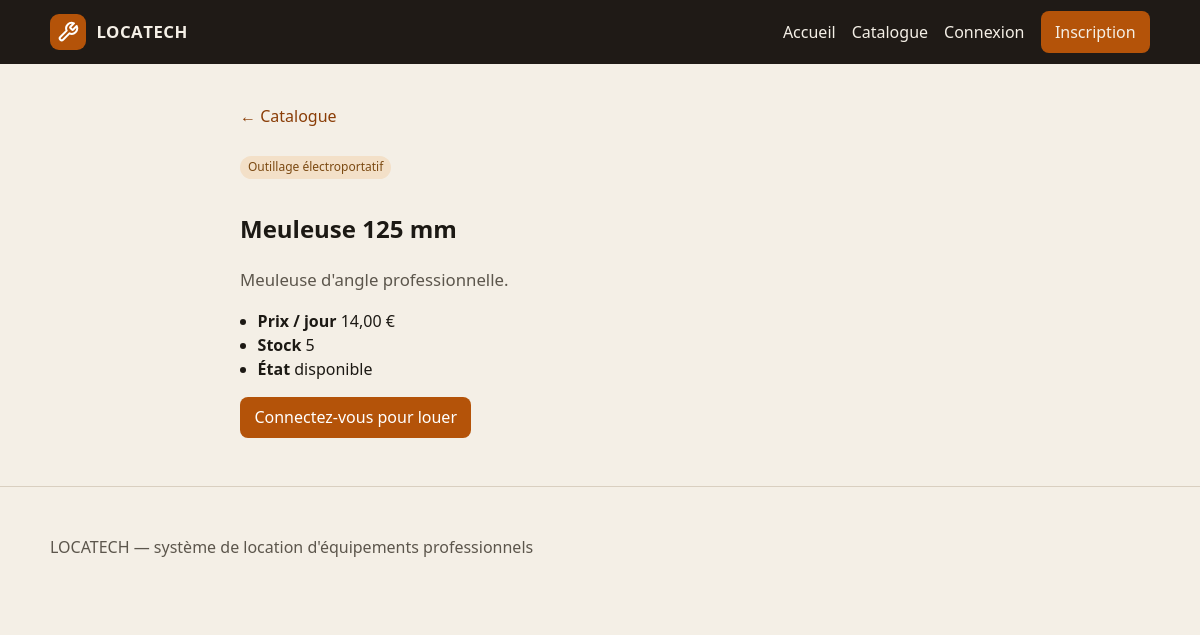
Page /equipements/show/2 on the committed database.
### tables this page shows
CREATE TABLE equipement (
    id INT UNSIGNED AUTO_INCREMENT PRIMARY KEY,
    nom VARCHAR(150) NOT NULL,
    description TEXT NULL,
    prix_jour DECIMAL(10,2) NOT NULL,
    quantite_stock INT NOT NULL DEFAULT 0,
    seuil_alerte INT NOT NULL DEFAULT 1,
    etat ENUM('disponible', 'en location', 'en maintenance', 'endommagé') NOT NULL DEFAULT 'disponible',
    categorie_id INT UNSIGNED NOT NULL,
    photo VARCHAR(255) NULL DEFAULT NULL,
    CONSTRAINT fk_equipement_categorie
        FOREIGN KEY (categorie_id) REFERENCES categorie(id)
        ON UPDATE CASCADE
        ON DELETE RESTRICT
);

CREATE TABLE categorie (
    id INT UNSIGNED AUTO_INCREMENT PRIMARY KEY,
    nom VARCHAR(100) NOT NULL,
    description TEXT NULL
);

### config/helpers.php (called while the page is built, shortened)
<?php
function url(string $path = ''): string
{
    $path = ltrim($path, '/');
    return BASE_URL . '/' . $path;
}
function view(string $path, array $data = []): void
{
    extract($data, EXTR_SKIP);
    $file = APP_ROOT . DIRECTORY_SEPARATOR . 'views' . DIRECTORY_SEPARATOR . str_replace('/', DIRECTORY_SEPARATOR, $path) . '.php';
    require $file;
}
function e(?string $value): string
{
    return htmlspecialchars((string) $value, ENT_QUOTES, 'UTF-8');
}
function current_user(): ?array
{
    return $_SESSION['user'] ?? null;
}
function is_logged_in(): bool
{
    return current_user() !== null;
}

### controllers/EquipementController.php (called while the page is built, shortened)
<?php
class EquipementController
{
    private Equipement $equipement;
    public function __construct()
    {
        $this->equipement = new Equipement();
    }
    public function show(int $id): void
    {
        $item = $this->equipement->findById($id);
        view('front/equipement_detail', ['equipement' => $item]);
    }
}

### config/autoload.php (called while the page is built, shortened)
<?php
spl_autoload_register(function (string $class): void {
    $directories = [
        APP_ROOT . DIRECTORY_SEPARATOR . 'models',
        APP_ROOT . DIRECTORY_SEPARATOR . 'controllers',
        APP_ROOT . DIRECTORY_SEPARATOR . 'config',
    ];
    foreach ($directories as $directory) {
        $file = $directory . DIRECTORY_SEPARATOR . $class . '.php';
        if (is_file($file)) {
            return;
        }
    }
});

### config/Database.php (called while the page is built, shortened)
<?php
class Database
{
    private static ?PDO $instance = null;
    public static function getConnection(): PDO
    {
        if (self::$instance === null) {
            $dsn = sprintf(
                'mysql:host=%s;port=%s;dbname=%s;charset=%s',
                DB_HOST,
                DB_PORT,
                DB_NAME,
                DB_CHARSET
            );
            $options = [
                PDO::ATTR_ERRMODE => PDO::ERRMODE_EXCEPTION,
                PDO::ATTR_DEFAULT_FETCH_MODE => PDO::FETCH_ASSOC,
                PDO::ATTR_EMULATE_PREPARES => false,
                PDO::MYSQL_ATTR_INIT_COMMAND => 'SET NAMES utf8mb4 COLLATE utf8mb4_unicode_ci',
            ];
            try {
                self::$instance = new PDO($dsn, DB_USER, DB_PASS, $options);
            } catch (PDOException $e) {
                error_log('Database connection error: ' . $e->getMessage());
                throw new RuntimeException(
                    'Impossible de se connecter à la base de données. Vérifiez la configuration MySQL (location_db).'
                );
            }
        }
        return self::$instance;
    }
}

### models/Equipement.php (called while the page is built, shortened)
<?php
class Equipement
{
    private PDO $db;
    public function __construct(?PDO $pdo = null)
    {
        $this->db = $pdo ?? Database::getConnection();
    }
    public function findById(int $id): ?array
    {
        $stmt = $this->db->prepare(
            'SELECT e.*, c.nom AS categorie_nom, c.description AS categorie_description
             FROM equipement e
             INNER JOIN categorie c ON c.id = e.categorie_id
             WHERE e.id = :id'
        );
        $stmt->execute(['id' => $id]);
        $row = $stmt->fetch();
        return $row ?: null;
    }
}

### views/front/equipement_detail.php (the view, shortened to what this page needs)
<?php
require APP_ROOT . '/views/layout/header.php';
?>
<section class="section">
    <div class="container detail">
        <p><a href="<?= e(url('equipements')) ?>">&larr; Catalogue</a></p>
        <p class="tag"><?= e($equipement['categorie_nom']) ?></p>
        <h1><?= e($equipement['nom']) ?></h1>
        <p class="lead"><?= nl2br(e($equipement['description'] ?? '')) ?></p>
        <ul class="specs">
            <li><strong>Prix / jour</strong> <?= number_format((float) $equipement['prix_jour'], 2, ',', ' ') ?> €</li>
            <li><strong>Stock</strong> <?= (int) $equipement['quantite_stock'] ?></li>
            <li><strong>État</strong> <?= e($equipement['etat']) ?></li>
        </ul>
        <?php if ($equipement['etat'] === 'disponible' && (int) $equipement['quantite_stock'] > 0): ?>
            <?php if (is_logged_in()): ?>
                <a class="btn btn-primary" href="<?= e(url('locations/create/' . $equipement['id'])) ?>">Louer cet équipement</a>
            <?php else: ?>
                <a class="btn btn-primary" href="<?= e(url('login')) ?>">Connectez-vous pour louer</a>
            <?php endif; ?>
        <?php else: ?>
            <p class="alert alert-error">Indisponible à la location pour le moment.</p>
        <?php endif; ?>
    </div>
</section>
<?php require APP_ROOT . '/views/layout/footer.php'; ?>

### public/css/style.css (style rules this page uses)
:root { --bg: #f4efe6; --ink: #1c1914; --muted: #5c564c; --paper: #fffdf8; --line: #d9cfc0; --accent: #b45309; --accent-dark: #8a3d07; --ok: #276749; --bad: #9b2c2c; --sidebar: #1f1a16; --radius: 10px; font-family: "Segoe UI", system-ui, sans-serif; }
* { box-sizing: border-box; }
body { margin: 0; background: var(--bg); color: var(--ink); line-height: 1.5; }
a { color: var(--accent-dark); text-decoration: none; }
.container { width: min(1100px, calc(100% - 2rem)); margin-inline: auto; }
.lead { color: var(--muted); font-size: 1.05rem; }
.section { padding: 1.5rem 0 3rem; }
.tag { display: inline-block; background: #f3e0c8; color: #7c4a12; padding: 0.15rem 0.5rem; border-radius: 999px; font-size: 0.75rem; }
.specs { padding-left: 1.1rem; }
.detail { max-width: 720px; }
.btn { display: inline-block; border: 0; border-radius: 8px; padding: 0.55rem 0.9rem; cursor: pointer; font: inherit; text-decoration: none; }
.btn-primary { background: var(--accent); color: white; }

### rows in the picture
equipement: categorie.nom "Outillage électroportatif", nom "Meuleuse 125 mm", description "Meuleuse d'angle professionnelle.", prix_jour "14,00", quantite_stock "5", etat "disponible"
